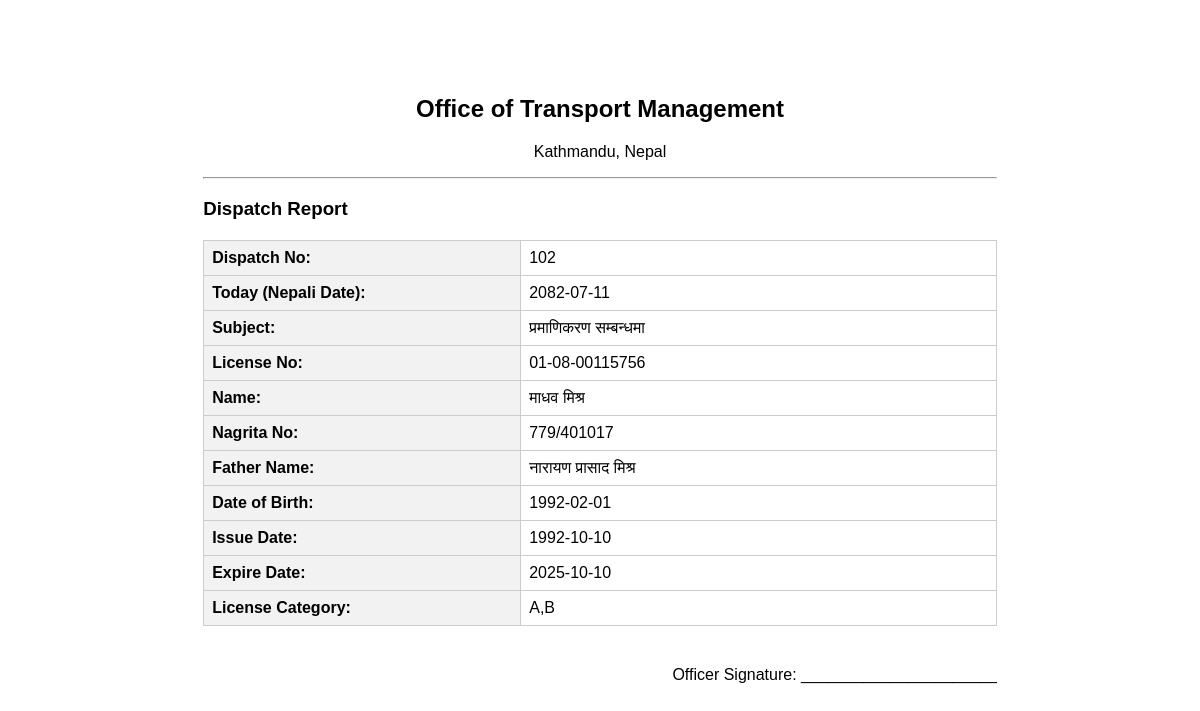
/record/3, run on the app's committed database.
### tables this page shows
CREATE TABLE dispatches (
        id INTEGER PRIMARY KEY AUTOINCREMENT,
        dispatch_no TEXT,
        today_nepali_date TEXT,
        subject TEXT,
        license_no TEXT,
        name TEXT,
        nagrita_no TEXT,
        father_name TEXT,
        dob TEXT,
        issue_date TEXT,
        expire_date TEXT,
        license_category TEXT,
        created_at TEXT
    );

### app.py (the view)
@app.route('/record/<int:rec_id>')
def view_record(rec_id):
    db = get_db()
    cur = db.cursor()
    cur.execute('SELECT * FROM dispatches WHERE id=?', (rec_id,))
    row = cur.fetchone()
    if not row:
        abort(404)
    return render_template('report.html', row=row)

### app.py (called while the page is built)
def get_db():
    db = getattr(g, '_database', None)
    if db is None:
        db = g._database = sqlite3.connect(app.config['DATABASE'])
        db.row_factory = sqlite3.Row
    return db

@app.teardown_appcontext
def close_connection(exception):
    db = getattr(g, '_database', None)
    if db is not None:
        db.close()

### templates/report.html (shortened to what this page needs)
<!doctype html>
<html>
<head>
  <link rel="stylesheet" href="{{ url_for('static', filename='style.css') }}">
</head>
<body class="a4page">
  <div class="print-header">
    <h2>Office of Transport Management</h2>
    <p>Kathmandu, Nepal</p>
    <hr>
  </div>
  <div class="report-body">
    <h3>Dispatch Report</h3>
    <table class="report-table">
      <tr><th>Dispatch No:</th><td>{{ row.dispatch_no }}</td></tr>
      <tr><th>Today (Nepali Date):</th><td>{{ row.today_nepali_date }}</td></tr>
      <tr><th>Subject:</th><td>{{ row.subject }}</td></tr>
      <tr><th>License No:</th><td>{{ row.license_no }}</td></tr>
      <tr><th>Name:</th><td>{{ row.name }}</td></tr>
      <tr><th>Nagrita No:</th><td>{{ row.nagrita_no }}</td></tr>
      <tr><th>Father Name:</th><td>{{ row.father_name }}</td></tr>
      <tr><th>Date of Birth:</th><td>{{ row.dob }}</td></tr>
      <tr><th>Issue Date:</th><td>{{ row.issue_date }}</td></tr>
      <tr><th>Expire Date:</th><td>{{ row.expire_date }}</td></tr>
      <tr><th>License Category:</th><td>{{ row.license_category }}</td></tr>
    </table>
    <div class="signature">
      <p>Officer Signature: ______________________</p>
    </div>
  </div>
</body>
</html>

### static/style.css (style rules this page uses)
body { font-family: Arial; margin: 0; padding: 0; }
table { width: 100%; border-collapse: collapse; margin-top: 20px; }
th, td { border: 1px solid #ccc; padding: 8px; text-align: left; }
.a4page { width: 210mm; min-height: 297mm; margin: auto; padding: 20mm; }
.print-header { text-align: center; }
.report-table { width: 100%; border-collapse: collapse; }
.report-table th { text-align: left; background: #f2f2f2; width: 40%; }
.signature { margin-top: 40px; text-align: right; }

### data on the page
dispatches: dispatch_no "102", today_nepali_date "2082-07-11", subject "प्रमाणिकरण सम्बन्धमा", license_no "01-08-00115756", name "माधव मिश्र", nagrita_no "779/401017", father_name "नारायण प्रासाद मिश्र", dob "1992-02-01", issue_date "1992-10-10", expire_date "2025-10-10", license_category "A,B"
